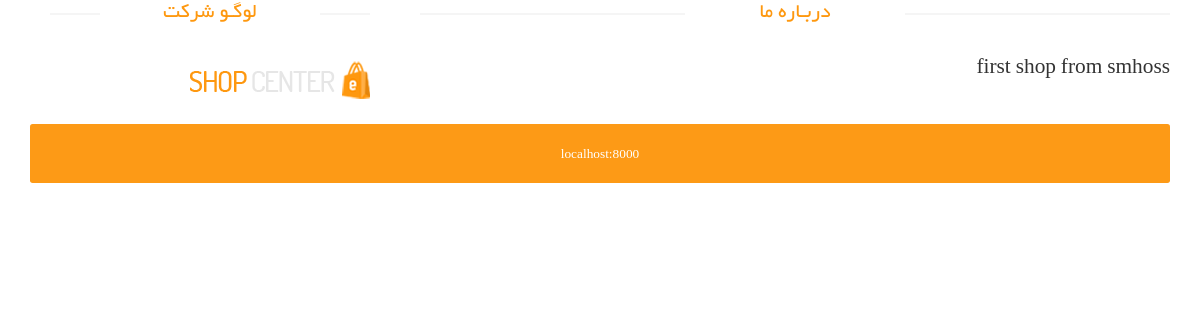
Page /about-us on the committed database.
### SiteSetting/models.py (models this page shows, shortened)
class SiteSettings(models.Model):
    site_name = models.CharField(max_length=100)
    site_address = models.CharField(max_length=100)
    about_us = models.TextField()
    is_active = models.BooleanField(default=False)
    phone=models.CharField(max_length=100,null=True,blank=True)
    email=models.CharField(max_length=100,null=True,blank=True)
    copyright=models.CharField(max_length=100)
    logo=models.ImageField(upload_to='setting')

### Home/views.py (the view)
# urls.py: path('about-us',views.about.as_view(),name='about_us'),
class about(TemplateView):
    template_name = 'about.html'
    def get_context_data(self, **kwargs):
        context=super(about, self).get_context_data(**kwargs)
        site_setting: SiteSettings = SiteSettings.objects.filter(is_active=True).first()
        context['site_setting'] = site_setting
        return context

### Home/templates/about.html (shortened to what this page needs)
{% extends 'share/base_layout.html' %}
{% block content %}
    <div id="contact-page" class="container">
        <div class="bg">
            <div class="row">
                <div class="col-sm-4">
                    <div class="contact-info">
                        <h2 class="title text-center">لوگـو شرکت</h2>
                        <img src="{{ site_setting.logo.url }}" class="img-responsive">
                    </div>
                </div>
                <div class="col-sm-8">
                    <div class="about">
                        <h2 class="title text-center">دربـاره ما</h2>
                        <p class="about-desc">
                            {{ site_setting.about_us }}
                        </p>
                    </div>
                </div>
            </div>
            <div class="row">
                <div class="col-sm-12 about-address">
                    <address>
                        <p>{{ site_setting.site_address }}
                        </p>
                    </address>
                </div>
            </div>
        </div>
    </div>
{% endblock %}

### templates/share/base_layout.html (shortened to what this page needs)
{% load render_partial %}
<!DOCTYPE html>
<html lang="en">
<head>
    {% include 'share/header_ref.html' %}
</head>
<body>
	{% block content %}
	{% endblock %}
    {% include 'share/header_ref.html' %}
</body>
</html>

### templates/share/header_ref.html (shortened to what this page needs)
<link href="/static/css/bootstrap.min.css" rel="stylesheet">
    <link href="/static/css/font-awesome.min.css" rel="stylesheet">
    <link href="/static/css/prettyPhoto.css" rel="stylesheet">
    <link href="/static/css/price-range.css" rel="stylesheet">
    <link href="/static/css/animate.css" rel="stylesheet">
	<link href="/static/css/main.css" rel="stylesheet">
	<link href="/static/css/responsive.css" rel="stylesheet">

### static/css/main.css (style rules this page uses)
body { font-family: 'BYekan'; font-size: 10pt; position: relative; font-weight: normal; direction: rtl; }
h1, h2, h3, h4, h5, h6 { font-family: 'BYekan', sans-serif; }
.left-sidebar h2:after, h2.title:after { content: " "; position: absolute; border: 1px solid #f5f5f5; bottom:8px; right: 0; width: 100%; height: 0; z-index: -2; }
h2.title:before { content: " "; position: absolute; background: #fff; bottom: -6px; width: 220px; height: 30px; z-index: -1; right: 50%; margin-right: -110px; }
h2.title { color: #FE980F; font-family: 'BYekan', sans-serif; font-size: 16pt; font-weight: 400; margin: 0 15px; text-transform: uppercase; margin-bottom: 30px; position: relative; }
.about-address { margin-top: 20px; }
.about-address p { text-align: center; padding: 20px 10px 20px 10px; background-color: #FD9A16; font-family: tahoma; font-size: 10pt; color: #ffffff; border-radius: 0.2em; }
.bg h2.title { margin-right:0; margin-left:0; margin-top: 0; }
.about .about-desc { text-align: justify; font-size: 16pt; }
#contact-page .contact-info { padding: 0 20px; }

### rows in the picture
SiteSettings: logo (picture), about_us "first shop from smhoss", site_address "localhost:8000"
